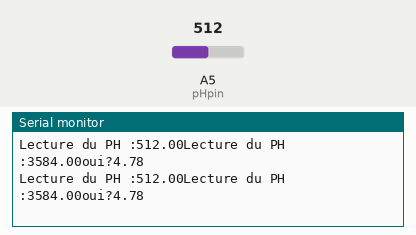
Simulated run of this sketch. Board: Arduino Uno, built with avr-gcc and run on an emulated ATmega328P. Shown: the last lines printed to the serial monitor. Inputs (shaded band) come from the test bench; at power-on: A5 (pHpin) = 512.

Above: at 1.2 s.
1.3 s: A5 (pHpin) set to 155
At 1.39 s:
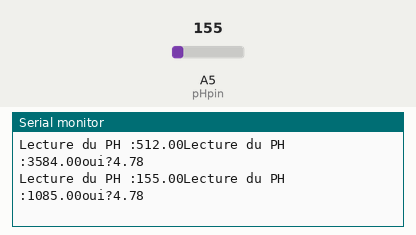
4.3 s: A5 (pHpin) set to 129
At 4.31 s:
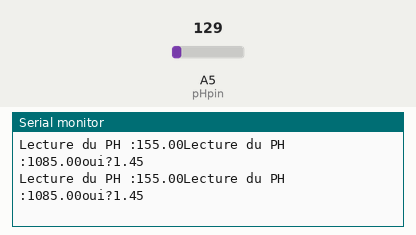
7.3 s: A5 (pHpin) set to 16
At 7.34 s:
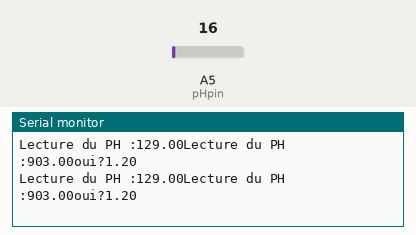
8.8 s: A5 (pHpin) set to 13
At 8.83 s:
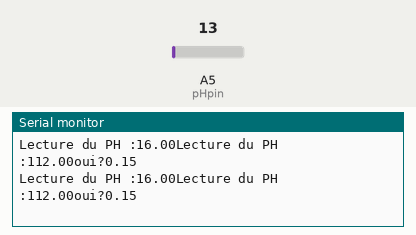
17.8 s: A5 (pHpin) set to 107
At 17.83 s:
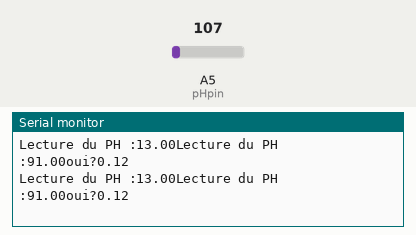
20.8 s: A5 (pHpin) set to 90
At 20.85 s:
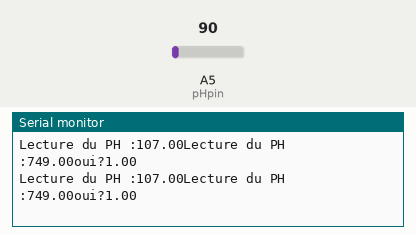
Timing chart, 0 to 23.8 s (numbered marks = the images above; inputs shaded):
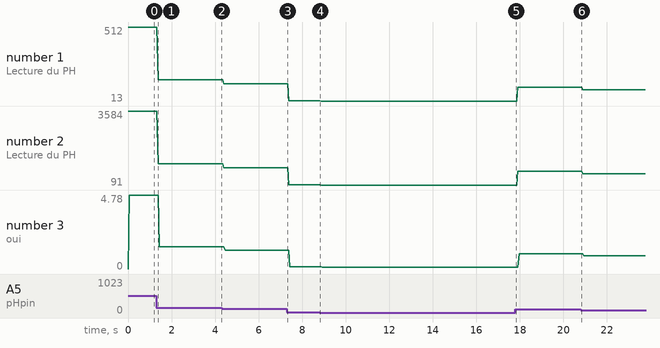

The sketch:

pH-metre.ino
```cpp
//Code du pH-mètre

const byte pHpin = 5;    // Connect the sensor's Po output to analogue pin 0.
float val = 0;
float x = 0;
float y = 0;
void setup() {
  Serial.begin(9600);
  pinMode(pHpin, INPUT);
}

void loop(){

  val = y/750;
  x = analogRead(pHpin);
  y = x*7;
  Serial.print("Lecture du PH :");
  Serial.print(x);
  Serial.print("Lecture du PH :");
  Serial.print(y);
  Serial.print("oui?");
  Serial.println(val);


  }
```

Measured:
- after the input at 1.3 s, the serial monitor: prints a new line after 0.08 s (image 1)
- plotted number 1: 512 → 155 after the input at 1.3 s, 155 → 129 after the input at 4.3 s, 129 → 16 after the input at 7.3 s, 16 → 13 after the input at 8.8 s, 13 → 107 after the input at 17.8 s
- plotted number 2: 3584 → 1085 after the input at 1.3 s, 1085 → 903 after the input at 4.3 s, 903 → 112 after the input at 7.3 s, 112 → 91 after the input at 8.8 s, 91 → 749 after the input at 17.8 s
- plotted number 3: 4.78 → 1.45 after the input at 1.3 s, 1.45 → 1.2 after the input at 4.3 s, 1.2 → 0.15 after the input at 7.3 s, 0.15 → 0.12 after the input at 8.8 s, 0.12 → 1 after the input at 17.8 s
